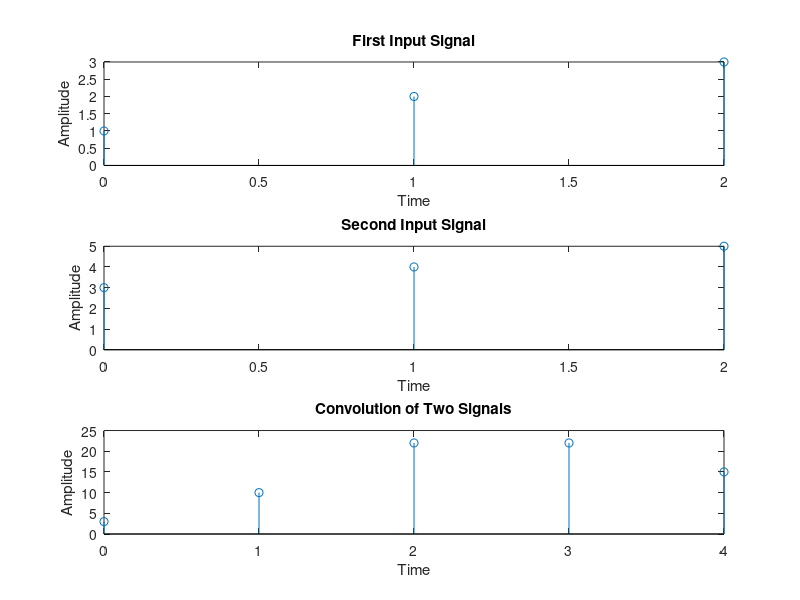

The MATLAB script that drew this image:
clc;
clear all;
close all;

x = [1, 2, 3];
h = [3, 4, 5];

y = conv(x,h);

n1 = 0:1:2;
n2 = 0:1:2;
n = 0:1:4;

subplot(3,1,1);
stem(n1,x);
xlabel('Time');
ylabel('Amplitude');
title('First Input Signal');

subplot(3,1,2);
stem(n2,h);
xlabel('Time');
ylabel('Amplitude');
title('Second Input Signal');

subplot(3,1,3);
stem(n,y);
xlabel('Time');
ylabel('Amplitude');
title('Convolution of Two Signals');
